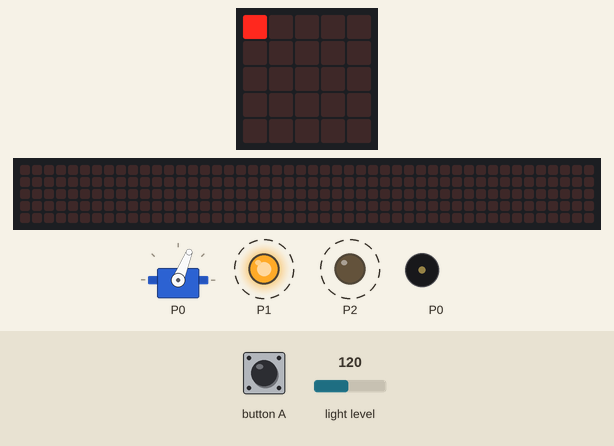
Simulated run of this program. Board: BBC micro:bit (MakeCode). On the bench: the board's 5×5 LED display, servo, a strip that is not on the board, showing the scrolling text unrolled, output pins drawn as LEDs (lit = HIGH), buzzer (waves = sounding). Dashed ring = blinking. The test bench sets the inputs (shaded band); at power-on: light level 120. The 48×5 strip is a reading aid, not a part: it shows the text the display is scrolling, unrolled, one strip-width of it at a time.

Above: at 0.61 s.
1.3 s: light level set to 136
4.3 s: light level set to 144
At 5.2 s:
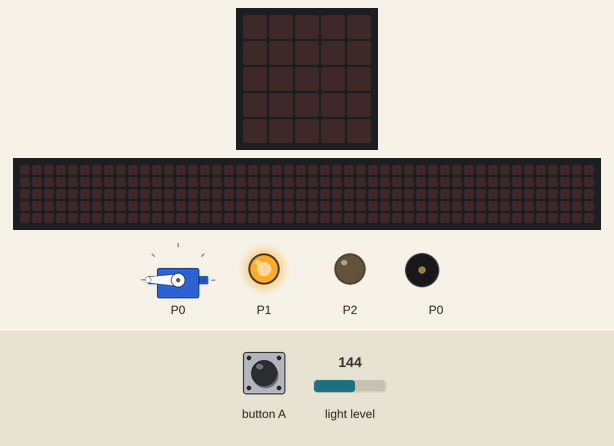
5.8 s: button A pressed for 0.15 s
At 6.1 s:
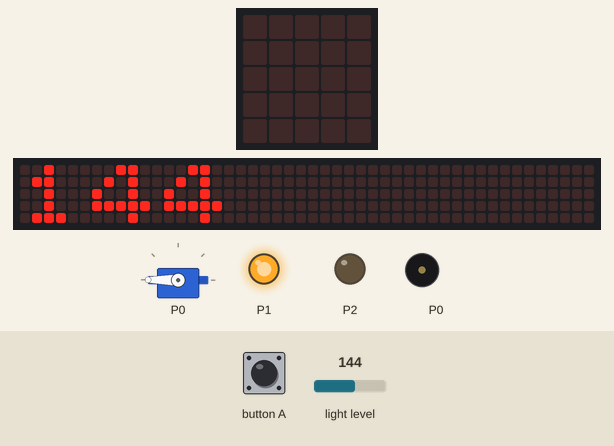
6.5 s: light level set to 5
At 7.07 s:
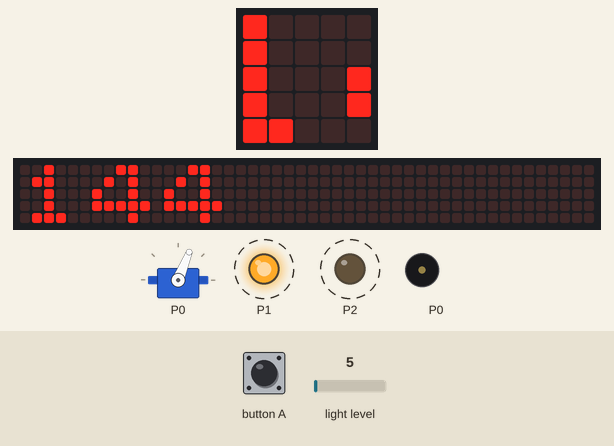
8.2 s: button A pressed for 0.15 s
8.9 s: light level set to 64
At 9.78 s:
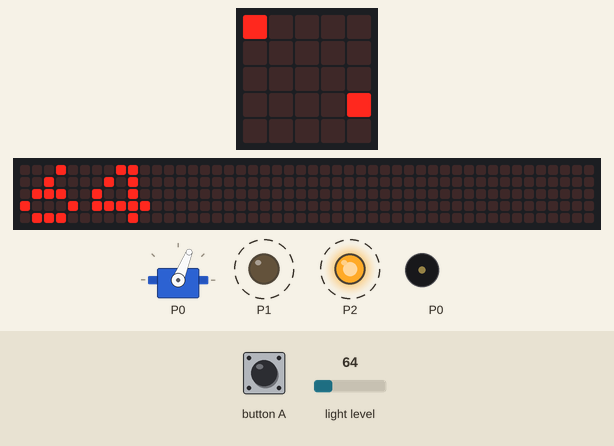
Timing chart, 0 to 13.8 s (numbered marks = the images above; inputs shaded):
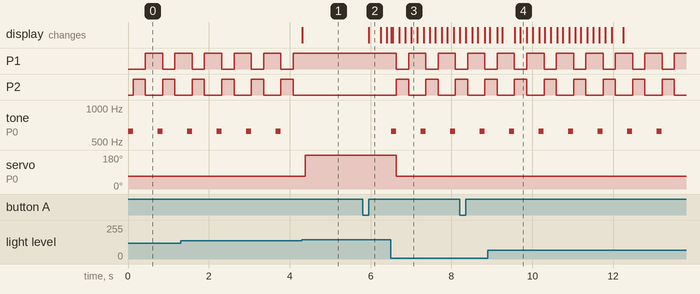

The program:

main.ts
```typescript
input.onButtonPressed(Button.A, function () {
    basic.showNumber(input.lightLevel())
})
music.setBuiltInSpeakerEnabled(true)
basic.forever(function () {
    if (input.lightLevel() < 140) {
        led.plot(0, 0)
    } else {
        led.unplot(0, 0)
    }
})
basic.forever(function () {
    while (input.lightLevel() < 140) {
        music.playTone(622, music.beat(BeatFraction.Quarter))
        pins.servoWritePin(AnalogPin.P0, 68)
        pins.digitalWritePin(DigitalPin.P1, 0)
        pins.digitalWritePin(DigitalPin.P2, 1)
        basic.pause(300)
        pins.digitalWritePin(DigitalPin.P1, 1)
        pins.digitalWritePin(DigitalPin.P2, 0)
        basic.pause(300)
    }
    pins.servoWritePin(AnalogPin.P0, 180)
})
```

test.ts
```typescript
// les tests vont ici ; cela ne sera pas compilé si ce paquet est utilisé en tant qu'extension.
```

Measured:
- the behaviour switches between 139 and 140 on light level (found by bisection; images 0 and 1)
- after the input at 4.3 s, P1: stops changing and stays HIGH; P2: stops changing and stays LOW; tone on P0: stops changing and stays silent; servo on P0: 68° → 180° after 0.08 s; the display: changes at once (image 1)
- after the input at 5.8 s, the display: changes after 0.15 s (image 2)
- after the input at 6.5 s, P1: alternates HIGH for 0.43 s and LOW for 0.30 s, starting after 0.14 s; P2: alternates HIGH for 0.30 s and LOW for 0.43 s, starting after 0.14 s
- by itself, P1: alternates HIGH for 0.43 s and LOW for 0.30 s
- by itself, P2: alternates HIGH for 0.30 s and LOW for 0.43 s
- by itself, tone on P0: alternates 622 Hz for 0.13 s and silent for 0.61 s
